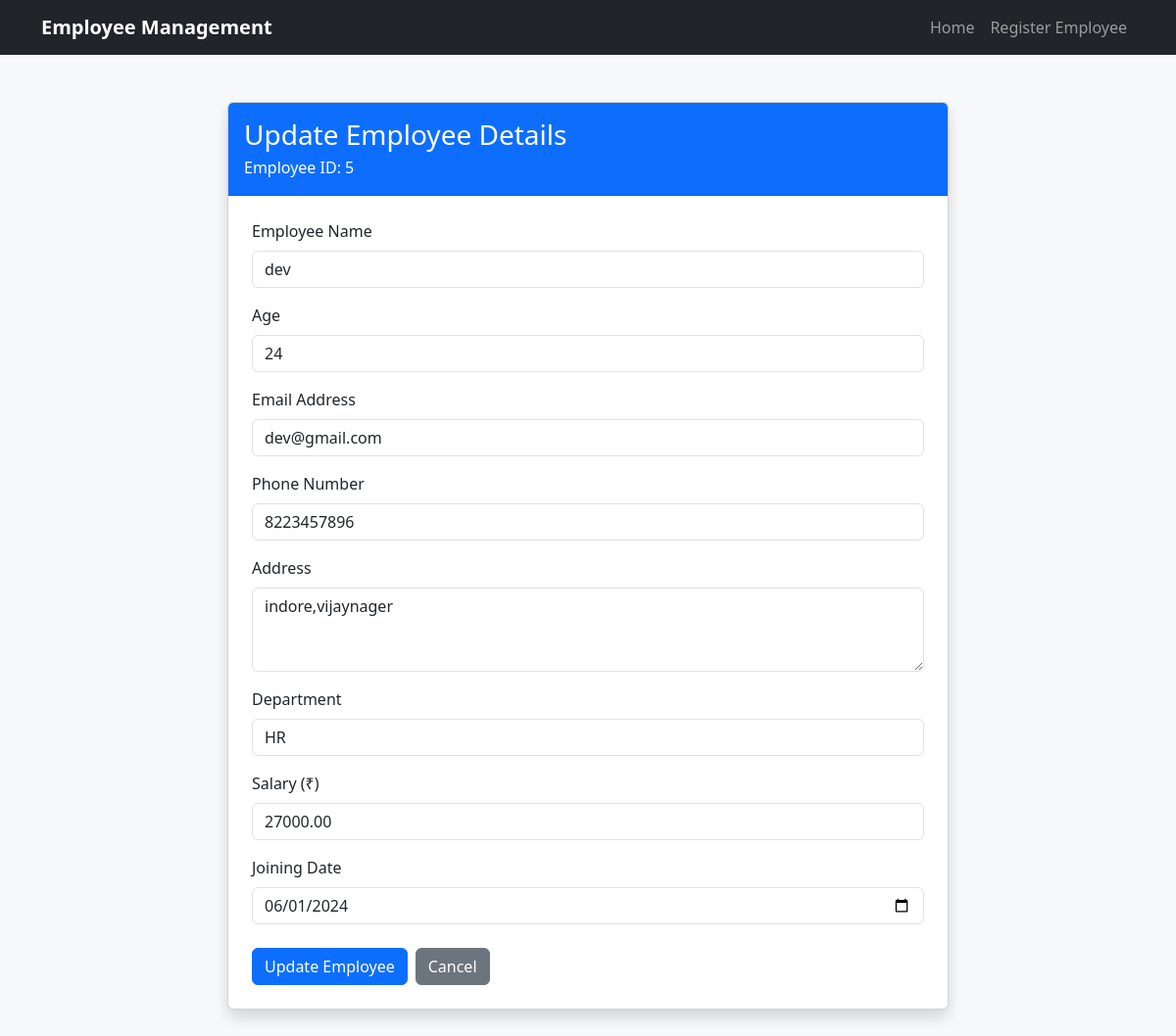
Page /update_employee/5/ on the committed database.
### crudapp/models.py (models this page shows, shortened)
class Employee(models.Model):
    name = models.CharField(max_length=100)
    age = models.IntegerField()
    email = models.EmailField(unique=True)
    phone = models.CharField(max_length=15)
    address = models.TextField()
    department = models.CharField(max_length=100)
    salary = models.DecimalField(max_digits=10, decimal_places=2)
    joining_date = models.DateField()

### crudapp/views.py (the view, shortened to what this page needs)
# urls.py: path('update_employee/<int:id>/',update_employee,name='update_employee'),
def update_employee(request,id):
    employee=get_object_or_404(Employee,id=id)
    return render(request,'update_employee.html',{'employee':employee})

### crudapp/templates/update_employee.html (shortened to what this page needs)
<!DOCTYPE html>
<html lang="en">
<head>
    <link href="https://cdn.jsdelivr.net/npm/bootstrap@5.3.3/dist/css/bootstrap.min.css"
          rel="stylesheet">
</head>
<body class="bg-light">
    <nav class="navbar navbar-expand-lg navbar-dark bg-dark">
        <div class="container">
            <a class="navbar-brand fw-bold"
               href="{% url 'employee_list' %}">
                Employee Management
            </a>
            <div class="navbar-nav ms-auto">
                <a class="nav-link"
                   href="{% url 'employee_list' %}">Home</a>
                <a class="nav-link"
                   href="{% url 'register_employee' %}">Register Employee</a>
            </div>
        </div>
    </nav>
    <div class="container mt-5 mb-5">
        <div class="row justify-content-center">
            <div class="col-lg-8 col-md-10">
                <div class="card shadow">
                    <div class="card-header bg-primary text-white py-3">
                        <h3 class="mb-0">Update Employee Details</h3>
                        <p class="mb-0 mt-1">
                            Employee ID: {{ employee.id }}
                        </p>
                    </div>
                    <div class="card-body p-4">
                        <form method="POST"
                              action="{% url 'update_employee' employee.id %}">
                            <div class="mb-3">
                                <label for="name" class="form-label">
                                    Employee Name
                                </label>
                                <input type="text"
                                       id="name"
                                       name="name"
                                       class="form-control"
                                       value="{{ employee.name }}"
                                       maxlength="100"
                                       required>
                            </div>
                            <div class="mb-3">
                                <label for="age" class="form-label">
                                    Age
                                </label>
                                <input type="number"
                                       id="age"
                                       name="age"
                                       class="form-control"
                                       value="{{ employee.age }}"
                                       min="1"
                                       required>
                            </div>
                            <div class="mb-3">
                                <label for="email" class="form-label">
                                    Email Address
                                </label>
                                <input type="email"
                                       id="email"
                                       name="email"
                                       class="form-control"
                                       value="{{ employee.email }}"
                                       required>
                            </div>
                            <div class="mb-3">
                                <label for="phone" class="form-label">
                                    Phone Number
                                </label>
                                <input type="tel"
                                       id="phone"
                                       name="phone"
                                       class="form-control"
                                       value="{{ employee.phone }}"
                                       maxlength="15"
                                       required>
                            </div>
                            <div class="mb-3">
                                <label for="address" class="form-label">
                                    Address
                                </label>
                                <textarea id="address"
                                          name="address"
                                          class="form-control"
                                          rows="3"
                                          required>{{ employee.address }}</textarea>
                            </div>
                            <div class="mb-3">
                                <label for="department" class="form-label">
                                    Department
                                </label>
                                <input type="text"
                                       id="department"
                                       name="department"
                                       class="form-control"
                                       value="{{ employee.department }}"
                                       maxlength="100"
                                       required>
                            </div>
                            <div class="mb-3">
                                <label for="salary" class="form-label">
                                    Salary (₹)
                                </label>
                                <input type="number"
                                       id="salary"
                                       name="salary"
                                       class="form-control"
                                       value="{{ employee.salary }}"
                                       min="0"
                                       step="0.01"
                                       required>
                            </div>
                            <div class="mb-4">
                                <label for="joining_date" class="form-label">
                                    Joining Date
                                </label>
                                <input type="date"
                                       id="joining_date"
                                       name="joining_date"
                                       class="form-control"
                                       value="{{ employee.joining_date|date:'Y-m-d' }}"
                                       required>
                            </div>
                            <div class="d-flex gap-2">
                                <button type="submit"
                                        class="btn btn-primary">
                                    Update Employee
                                </button>
                                <a href="{% url 'employee_list' %}"
                                   class="btn btn-secondary">
                                    Cancel
                                </a>
                            </div>
                        </form>
                    </div>
                </div>
            </div>
        </div>
    </div>
</body>
</html>

### rows in the picture
Employee: id "5", name "dev", age "24", email "dev@gmail.com", phone "8223457896", address "indore,vijaynager", department "HR", salary "27000.00", joining_date "06/01/2024"
